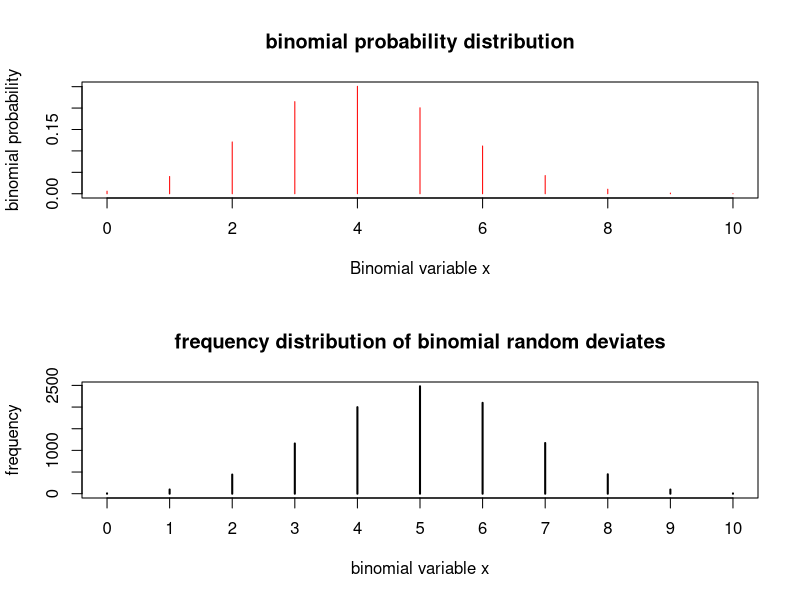

Reproduce this figure in R.
# Using R library functions for binomial distribution 
  
 ## number of trials
 n = 10 
 # probability of success in a trial
 p = 0.5
 # number of successes
x = 3  

# Probability density function.
 # dbinom(x,n,p) returns the binomial probability for x successes in n trials, where p is probability 
 
 #    of success in a single trial
binomial_probability = dbinom(x,n,p)
print(paste("binomial probability for (",x,",",n,",",p,") = ",binomial_probability) )

# Function for computing cumulative probability.
## pbinom(x,n,p) gives cumulative probability for a binomial distribution from 0 to x. 
cumulative_probability = pbinom(x,n,p)
print(paste("cumulative binomial probability for (",x,",",n,",",p,") = ",cumulative_probability) )

# Function for finding x value corresponing to a cumulative probability
x_value = qbinom(cumulative_probability, n, p)
print(paste("x value corresponding to the given  cumulative binomial probability = ",x_value) )

# Function that returns 4 random deviates from a Binomial distribution of given (n,p)
deviates = rbinom(4, n, p)
print(paste("4 binomial deviates :  "))
print(deviates)

par(mfrow = c(2,1))

# We plot a binomial density distribution using dbinom()
n = 10
p = 0.4
x = seq(0,10)
pdens = dbinom(x,n,p)
plot(x,pdens, type="h", col="red", xlab = "Binomial variable x", ylab="binomial probability", main="binomial probability distribution")

## We generate frequency histogram of binomial deviates using rbinom()
n = 10
p = 0.5
xdev= rbinom(10000, n, p)
plot(table(xdev), type="h", xlab="binomial variable x", ylab="frequency",main="frequency distribution of binomial random deviates")
